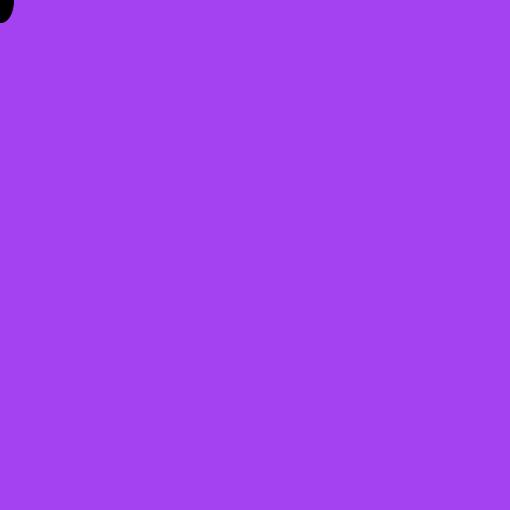
Frame 1 (no input)
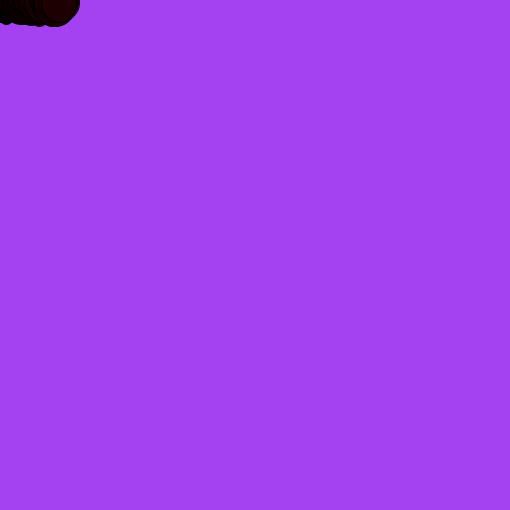
Frame 60 (the mouse pressed at the canvas centre just before this capture)
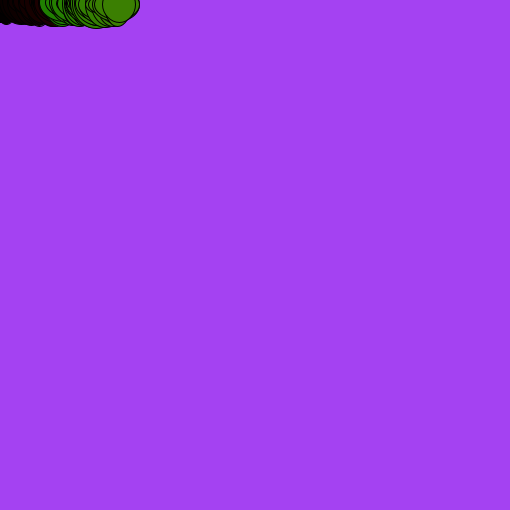
Frame 120 (the mouse held since frame 60 and released just before this capture)

The Processing sketch that drew these frames (run headless with seeded random() and noise(); from frame 60 on, the mouse is pressed at the canvas centre):

// Processing sketch: randomellipse
// ── randomellipse.pde
int x;
float y;

void setup(){
  size(510,510);
  background(random(255),random(255),random(255));
  frameRate(1000);
  x = 0;
  y = 0;
}

void draw(){
  fill(x/2,mouseX/2,y/2);
  ellipse(x,y,random(20,50),random(20,50));
  x = x + 1;
  if (x > width) {
  x = 0;
  }
  y = y + 0.04;
  if (y > height) {
  noLoop();
  }
}
